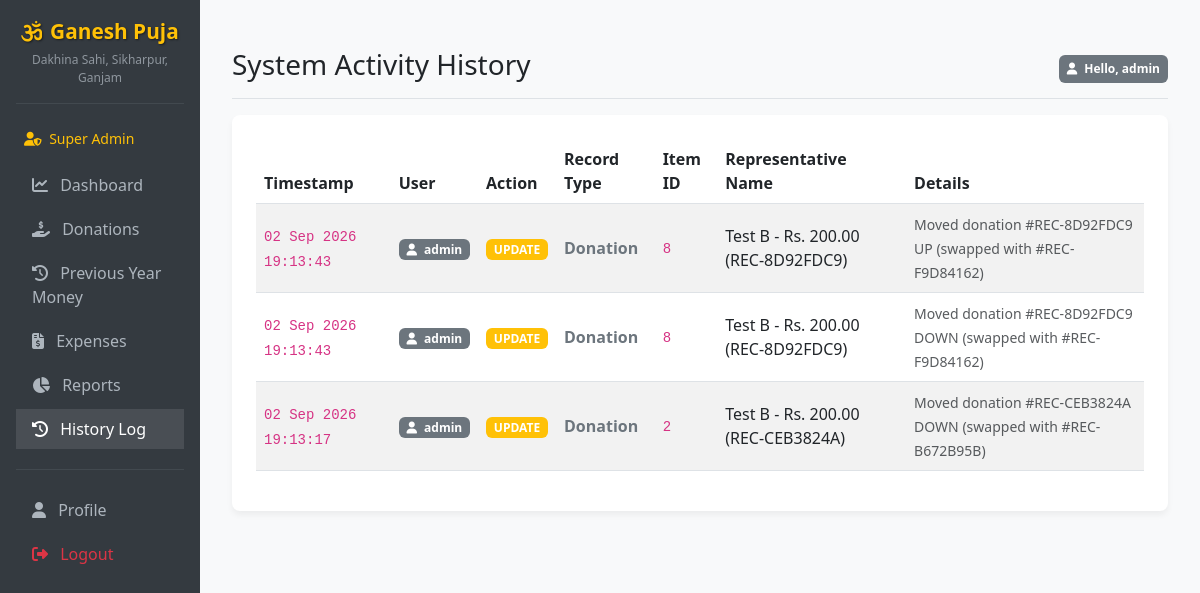
Before: /history/ (signed in) with the older database file.
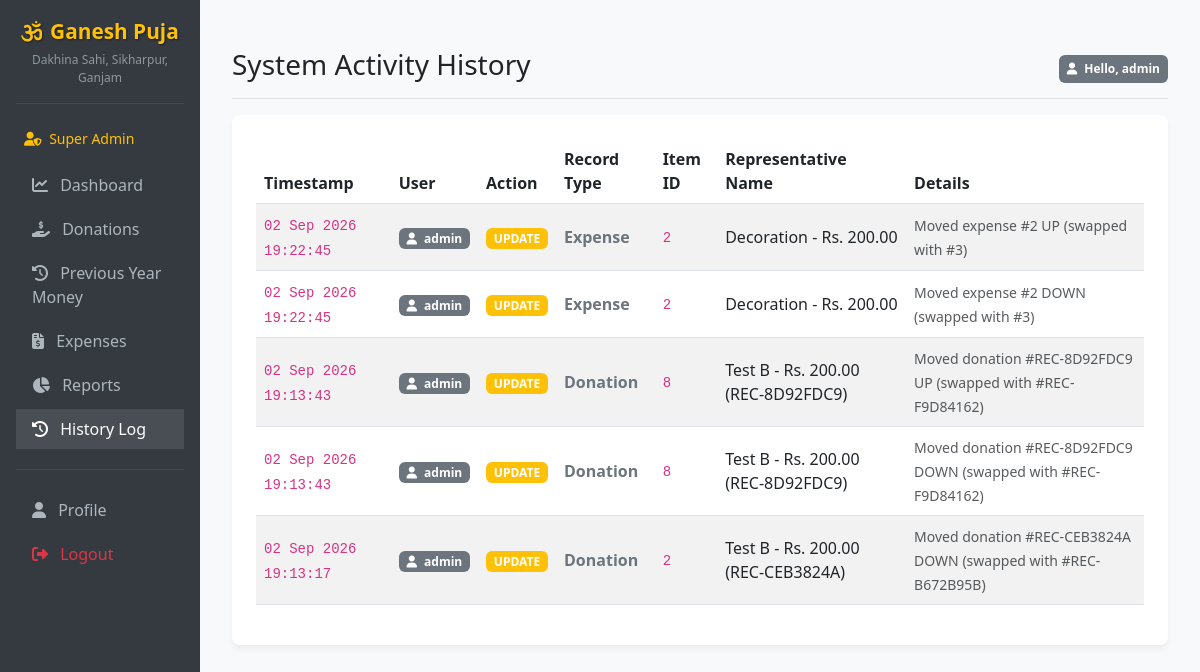
After: the same page with the newer database file.
### puja/models.py (models this page shows, shortened)
class CustomUser(AbstractUser):
    SUPER_ADMIN = 'SUPER_ADMIN'
    TREASURER = 'TREASURER'
    VOLUNTEER_COORDINATOR = 'VOLUNTEER_COORDINATOR'
    EVENT_MANAGER = 'EVENT_MANAGER'
    INVENTORY_MANAGER = 'INVENTORY_MANAGER'
    NORMAL_VOLUNTEER = 'NORMAL_VOLUNTEER'
    ROLE_CHOICES = [
        (SUPER_ADMIN, 'Super Admin'),
        (TREASURER, 'Treasurer'),
        (VOLUNTEER_COORDINATOR, 'Volunteer Coordinator'),
        (EVENT_MANAGER, 'Event Manager'),
        (INVENTORY_MANAGER, 'Inventory Manager'),
        (NORMAL_VOLUNTEER, 'Normal Volunteer'),
    ]
    role = models.CharField(max_length=30, choices=ROLE_CHOICES, default=NORMAL_VOLUNTEER)
    mobile = models.CharField(max_length=15, blank=True, null=True)
    team = models.ForeignKey(VolunteerTeam, on_delete=models.SET_NULL, null=True, blank=True, related_name='members')

class AuditLog(models.Model):
    user = models.ForeignKey(CustomUser, on_delete=models.SET_NULL, null=True, blank=True)
    action_type = models.CharField(max_length=50) # e.g. ADD, DELETE
    model_name = models.CharField(max_length=100) # e.g. Donation, Expense, HouseDonation
    object_id = models.IntegerField(null=True, blank=True)
    object_repr = models.CharField(max_length=255)
    timestamp = models.DateTimeField(default=timezone.now)
    details = models.TextField(blank=True, null=True)

### puja/views.py (the view)
# urls.py: path('history/', views.history_log_view, name='history_log'),
@login_required
@admin_only
def history_log_view(request):
    logs = AuditLog.objects.all().order_by('-timestamp').select_related('user')
    return render(request, 'puja/history_log.html', {'logs': logs})

### puja/templates/puja/history_log.html (shortened to what this page needs)
{% extends 'puja/base.html' %}
{% block page_title %}System Activity History{% endblock %}
{% block content %}
<div class="card p-4">
    <div class="table-responsive">
        <table class="table table-striped table-hover align-middle">
            <thead>
                <tr>
                    <th>Timestamp</th>
                    <th>User</th>
                    <th>Action</th>
                    <th>Record Type</th>
                    <th>Item ID</th>
                    <th>Representative Name</th>
                    <th>Details</th>
                </tr>
            </thead>
            <tbody>
                {% for log in logs %}
                <tr>
                    <td><code>{{ log.timestamp|date:"d M Y H:i:s" }}</code></td>
                    <td>
                        {% if log.user %}
                            <span class="badge bg-secondary"><i class="fa-solid fa-user me-1"></i> {{ log.user.username }}</span>
                        {% else %}
                            <span class="text-muted italic">System / Unknown</span>
                        {% endif %}
                    </td>
                    <td>
                        {% if log.action_type == 'ADD' %}
                            <span class="badge bg-success"><i class="fa-solid fa-plus me-1"></i> ADDED</span>
                        {% elif log.action_type == 'DELETE' %}
                            <span class="badge bg-danger"><i class="fa-solid fa-trash me-1"></i> DELETED</span>
                        {% else %}
                            <span class="badge bg-warning">{{ log.action_type }}</span>
                        {% endif %}
                    </td>
                    <td><strong class="text-secondary">{{ log.model_name }}</strong></td>
                    <td><code>{{ log.object_id|default:"-" }}</code></td>
                    <td>{{ log.object_repr }}</td>
                    <td><span class="small text-muted">{{ log.details|default:"-" }}</span></td>
                </tr>
                {% empty %}
                <tr>
                    <td colspan="7" class="text-center text-muted py-4">No activity history records found.</td>
                </tr>
                {% endfor %}
            </tbody>
        </table>
    </div>
</div>
{% endblock %}

### puja/templates/puja/base.html (shortened to what this page needs)
<!DOCTYPE html>
<html lang="en">
<head>
    <link href="https://cdn.jsdelivr.net/npm/bootstrap@5.3.0/dist/css/bootstrap.min.css" rel="stylesheet">
    <link rel="stylesheet" href="https://cdnjs.cloudflare.com/ajax/libs/font-awesome/6.4.0/css/all.min.css">
</head>
<body>
    <div class="container-fluid">
        <div class="row">
            <nav id="sidebarMenu" class="col-md-3 col-lg-2 d-md-block sidebar collapse p-3">
                <div class="text-center mb-4">
                    <span class="brand-text"><i class="fa-solid fa-om me-2"></i>Ganesh Puja</span>
                    <div class="small opacity-75 mt-1" style="font-size: 0.75rem; color: #adb5bd;">Dakhina Sahi, Sikharpur, Ganjam</div>
                    <hr class="text-secondary">
                </div>
                {% if user.is_authenticated %}
                <div class="mb-3 px-2 text-warning small">
                    <i class="fa-solid fa-user-shield me-1"></i> {{ user.get_role_display }}
                </div>
                {% endif %}
                <ul class="nav flex-column gap-1">
                    <li class="nav-item">
                        <a class="nav-link {% if request.resolver_match.url_name == 'dashboard' %}active{% endif %}" href="{% url 'dashboard' %}">
                            <i class="fa-solid fa-chart-line me-2"></i> Dashboard
                        </a>
                    </li>
                    <li class="nav-item">
                        <a class="nav-link {% if 'donation' in request.path and 'house' not in request.path %}active{% endif %}" href="{% url 'donation_list' %}">
                            <i class="fa-solid fa-hand-holding-dollar me-2"></i> Donations
                        </a>
                    </li>
                    <li class="nav-item">
                        <a class="nav-link {% if 'previous-year' in request.path %}active{% endif %}" href="{% url 'previous_year_money' %}">
                            <i class="fa-solid fa-clock-rotate-left me-2"></i> Previous Year Money
                        </a>
                    </li>
                    <li class="nav-item">
                        <a class="nav-link {% if 'expense' in request.path %}active{% endif %}" href="{% url 'expense_list' %}">
                            <i class="fa-solid fa-file-invoice-dollar me-2"></i> Expenses
                        </a>
                    </li>
                    <li class="nav-item">
                        <a class="nav-link {% if 'reports' in request.path %}active{% endif %}" href="{% url 'reports' %}">
                            <i class="fa-solid fa-chart-pie me-2"></i> Reports
                        </a>
                    </li>
                    {% if user.is_authenticated %}
                        {% if user.role == 'SUPER_ADMIN' or user.is_superuser %}
                        <li class="nav-item">
                            <a class="nav-link {% if 'history' in request.path %}active{% endif %}" href="{% url 'history_log' %}">
                                <i class="fa-solid fa-clock-rotate-left me-2"></i> History Log
                            </a>
                        </li>
                        {% endif %}
                    {% endif %}
                    <hr class="text-secondary">
                    {% if user.is_authenticated %}
                    <li class="nav-item">
                        <a class="nav-link" href="{% url 'profile' %}">
                            <i class="fa-solid fa-user me-2"></i> Profile
                        </a>
                    </li>
                    <li class="nav-item mt-auto">
                        <a class="nav-link text-danger" href="{% url 'logout' %}">
                            <i class="fa-solid fa-right-from-bracket me-2"></i> Logout
                        </a>
                    </li>
                    {% endif %}
                </ul>
            </nav>
            <main class="col-md-9 ms-sm-auto col-lg-10 main-content">
                <div class="d-flex justify-content-between flex-wrap flex-md-nowrap align-items-center pt-3 pb-2 mb-3 border-bottom">
                    <h1 class="h3">{% block page_title %}Ganesh Puja Committee{% endblock %}</h1>
                    <div class="btn-toolbar mb-2 mb-md-0">
                        {% if user.is_authenticated %}
                        <span class="badge bg-secondary p-2"><i class="fa-solid fa-user me-1"></i> Hello, {{ user.first_name|default:user.username }}</span>
                        {% endif %}
                    </div>
                </div>
                {% block content %}
                {% endblock %}
            </main>
        </div>
    </div>
</body>
</html>

### puja/templates/puja/base.html (style rules this page uses)
body { font-family: 'Segoe UI', Tahoma, Geneva, Verdana, sans-serif; background-color: #f8f9fa; }
.sidebar { min-height: 100vh; background-color: #343a40; color: #fff; }
.sidebar .nav-link { color: #adb5bd; font-weight: 500; transition: all 0.2s ease; }
.sidebar .nav-link:hover, .sidebar .nav-link.active { color: #fff; background-color: rgba(255,255,255,0.1); }
.main-content { padding: 2rem; }
.card { border: none; border-radius: 8px; box-shadow: 0 4px 6px rgba(0,0,0,0.05); }
.brand-text { color: #ffc107; font-weight: bold; font-size: 1.3rem; text-shadow: 1px 1px 2px rgba(0,0,0,0.5); }

Changed rows visible on the page:
added AuditLog: timestamp "02 Sep 2026 19:22:45", user.username "admin", action_type "UPDATE", model_name "Expense", object_id "2", object_repr "Decoration - Rs. 200.00", details "Moved expense #2 UP (swapped with #3)"
added AuditLog: timestamp "02 Sep 2026 19:22:45", user.username "admin", action_type "UPDATE", model_name "Expense", object_id "2", object_repr "Decoration - Rs. 200.00", details "Moved expense #2 DOWN (swapped with #3)"
